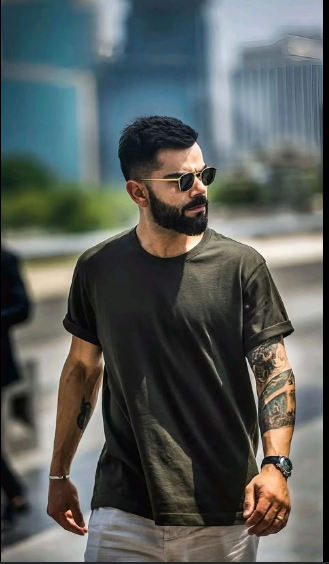
#> input picture vk.png, 329 x 564 px
$ jupyter execute 'image rotation and flipping.ipynb'
#> lines starting #> are read from the running program, lines starting #| are printed output that depends on the picture
[cell 1]
import cv2

[cell 2]
image=cv2.imread("vk.png")
#> image is the input picture: shape (564, 329, 3); mean B, G, R 90.4, 93, 87.7

[cell 3]
if image is None:
    print("Could not load image.")
else:
    (h, w) = image.shape[:2]
#> h = 564; w = 329
    center = (w // 2, h // 2)
#> center = (164, 282)

    M = cv2.getRotationMatrix2D(center, 40, 1.0)
    rotated = cv2.warpAffine(image, M, (w, h))
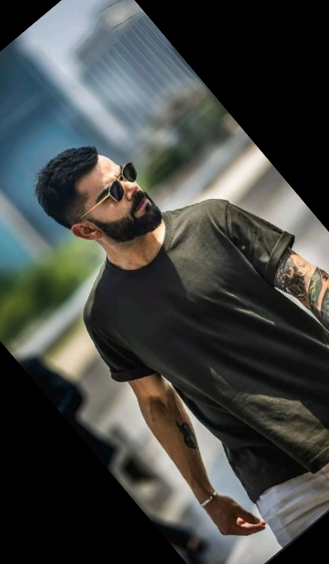
#> rotated: shape (564, 329, 3); mean B, G, R 66.1, 68.9, 66.4

    cv2.imshow("Rotated Image", rotated)
    cv2.waitKey(0)
    cv2.destroyAllWindows()

[cell 4]
#  fliping


if image is None:
    print("Could not load image.")
else:
    flip_horizontal=cv2.flip(image,1)
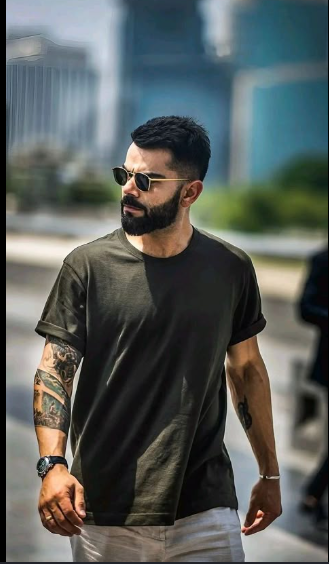
#> flip_horizontal: shape (564, 329, 3); mean B, G, R 90.4, 93, 87.7
    flip_vertical=cv2.flip(image,0)
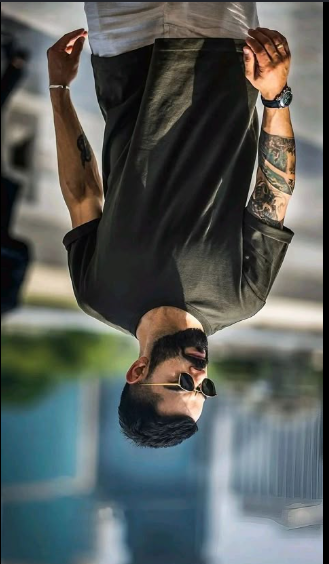
#> flip_vertical: shape (564, 329, 3); mean B, G, R 90.4, 93, 87.7
    flip_both=cv2.flip(image,-1)
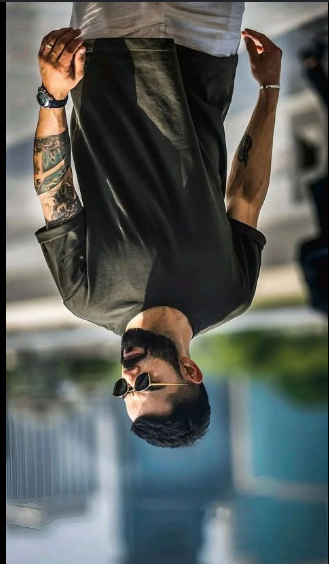
#> flip_both: shape (564, 329, 3); mean B, G, R 90.4, 93, 87.7

    cv2.imshow("horizontal",flip_horizontal )
    cv2.imshow("vertical",flip_vertical)
    cv2.imshow("both",flip_both)


    cv2.waitKey(0)
    cv2.destroyAllWindows()
